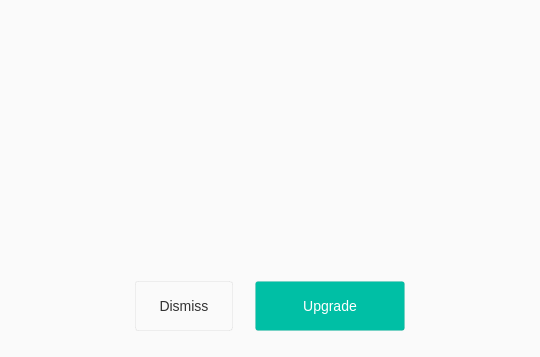
<?xml version="1.0" encoding="UTF-8"?>
<ui version="4.0">
 <class>OverquotaFullDialog</class>
 <widget class="QDialog" name="OverquotaFullDialog">
  <property name="geometry">
   <rect>
    <x>0</x>
    <y>0</y>
    <width>540</width>
    <height>357</height>
   </rect>
  </property>
  <property name="minimumSize">
   <size>
    <width>540</width>
    <height>357</height>
   </size>
  </property>
  <property name="maximumSize">
   <size>
    <width>540</width>
    <height>357</height>
   </size>
  </property>
  <property name="windowTitle">
   <string>Storage full</string>
  </property>
  <property name="styleSheet">
   <string notr="true">background-color: #FAFAFA;</string>
  </property>
  <layout class="QVBoxLayout" name="verticalLayout">
   <property name="spacing">
    <number>0</number>
   </property>
   <property name="leftMargin">
    <number>38</number>
   </property>
   <property name="topMargin">
    <number>22</number>
   </property>
   <property name="rightMargin">
    <number>38</number>
   </property>
   <property name="bottomMargin">
    <number>17</number>
   </property>
   <item>
    <widget class="QWidget" name="widgetHeader" native="true">
     <property name="maximumSize">
      <size>
       <width>16777215</width>
       <height>16777215</height>
      </size>
     </property>
     <layout class="QHBoxLayout" name="horizontalLayout">
      <property name="spacing">
       <number>15</number>
      </property>
      <property name="leftMargin">
       <number>0</number>
      </property>
      <property name="topMargin">
       <number>0</number>
      </property>
      <property name="rightMargin">
       <number>0</number>
      </property>
      <item>
       <spacer name="horizontalSpacer">
        <property name="orientation">
         <enum>Qt::Horizontal</enum>
        </property>
        <property name="sizeHint" stdset="0">
         <size>
          <width>40</width>
          <height>20</height>
         </size>
        </property>
       </spacer>
      </item>
      <item>
       <widget class="QPushButton" name="buttonWarning">
        <property name="maximumSize">
         <size>
          <width>36</width>
          <height>36</height>
         </size>
        </property>
        <property name="styleSheet">
         <string notr="true">border: none;</string>
        </property>
        <property name="text">
         <string/>
        </property>
        <property name="icon">
         <iconset resource="../Resources_linux.qrc">
          <normaloff>:/images/icon_warning_36.png</normaloff>:/images/icon_warning_36.png</iconset>
        </property>
        <property name="iconSize">
         <size>
          <width>36</width>
          <height>36</height>
         </size>
        </property>
       </widget>
      </item>
      <item>
       <widget class="QLabel" name="labelTitle">
        <property name="sizePolicy">
         <sizepolicy hsizetype="MinimumExpanding" vsizetype="Preferred">
          <horstretch>0</horstretch>
          <verstretch>0</verstretch>
         </sizepolicy>
        </property>
        <property name="minimumSize">
         <size>
          <width>335</width>
          <height>0</height>
         </size>
        </property>
        <property name="maximumSize">
         <size>
          <width>16777215</width>
          <height>16777215</height>
         </size>
        </property>
        <property name="font">
         <font>
          <family>SF UI Text</family>
          <pointsize>-1</pointsize>
         </font>
        </property>
        <property name="styleSheet">
         <string notr="true">#labelTitle
{
  color: #333333;
  font-family: &quot;SF UI Text&quot;;
  font-size: 20px;  
}</string>
        </property>
        <property name="text">
         <string/>
        </property>
        <property name="wordWrap">
         <bool>true</bool>
        </property>
       </widget>
      </item>
      <item>
       <spacer name="horizontalSpacer_2">
        <property name="orientation">
         <enum>Qt::Horizontal</enum>
        </property>
        <property name="sizeHint" stdset="0">
         <size>
          <width>40</width>
          <height>20</height>
         </size>
        </property>
       </spacer>
      </item>
     </layout>
    </widget>
   </item>
   <item>
    <spacer name="verticalSpacer_3">
     <property name="orientation">
      <enum>Qt::Vertical</enum>
     </property>
     <property name="sizeHint" stdset="0">
      <size>
       <width>20</width>
       <height>18</height>
      </size>
     </property>
    </spacer>
   </item>
   <item alignment="Qt::AlignHCenter">
    <widget class="QStackedWidget" name="stackedWidgetBigIcons">
     <property name="minimumSize">
      <size>
       <width>0</width>
       <height>0</height>
      </size>
     </property>
     <property name="maximumSize">
      <size>
       <width>16777215</width>
       <height>111</height>
      </size>
     </property>
     <property name="currentIndex">
      <number>0</number>
     </property>
     <widget class="QWidget" name="pageStorageFull">
      <property name="minimumSize">
       <size>
        <width>100</width>
        <height>100</height>
       </size>
      </property>
      <property name="maximumSize">
       <size>
        <width>100</width>
        <height>100</height>
       </size>
      </property>
      <layout class="QVBoxLayout" name="verticalLayout_2">
       <property name="spacing">
        <number>0</number>
       </property>
       <property name="leftMargin">
        <number>0</number>
       </property>
       <property name="topMargin">
        <number>0</number>
       </property>
       <property name="rightMargin">
        <number>0</number>
       </property>
       <property name="bottomMargin">
        <number>0</number>
       </property>
       <item>
        <widget class="QPushButton" name="buttonBigIcon">
         <property name="minimumSize">
          <size>
           <width>100</width>
           <height>100</height>
          </size>
         </property>
         <property name="maximumSize">
          <size>
           <width>100</width>
           <height>100</height>
          </size>
         </property>
         <property name="styleSheet">
          <string notr="true">border: none;</string>
         </property>
         <property name="text">
          <string/>
         </property>
         <property name="icon">
          <iconset resource="../Resources_linux.qrc">
           <normaloff>:/images/storage_full_100.png</normaloff>:/images/storage_full_100.png</iconset>
         </property>
         <property name="iconSize">
          <size>
           <width>100</width>
           <height>100</height>
          </size>
         </property>
        </widget>
       </item>
      </layout>
     </widget>
     <widget class="QWidget" name="pageBandwidthFull">
      <layout class="QVBoxLayout" name="verticalLayout_3">
       <property name="spacing">
        <number>0</number>
       </property>
       <property name="leftMargin">
        <number>0</number>
       </property>
       <property name="topMargin">
        <number>0</number>
       </property>
       <property name="rightMargin">
        <number>0</number>
       </property>
       <property name="bottomMargin">
        <number>0</number>
       </property>
       <item>
        <widget class="QPushButton" name="pushButton">
         <property name="minimumSize">
          <size>
           <width>94</width>
           <height>94</height>
          </size>
         </property>
         <property name="maximumSize">
          <size>
           <width>94</width>
           <height>94</height>
          </size>
         </property>
         <property name="styleSheet">
          <string notr="true">border: none;</string>
         </property>
         <property name="text">
          <string/>
         </property>
         <property name="icon">
          <iconset resource="../Resources_linux.qrc">
           <normaloff>:/images/transfer_empty_100.png</normaloff>:/images/transfer_empty_100.png</iconset>
         </property>
         <property name="iconSize">
          <size>
           <width>94</width>
           <height>94</height>
          </size>
         </property>
        </widget>
       </item>
      </layout>
     </widget>
    </widget>
   </item>
   <item>
    <spacer name="verticalSpacer_4">
     <property name="orientation">
      <enum>Qt::Vertical</enum>
     </property>
     <property name="sizeHint" stdset="0">
      <size>
       <width>20</width>
       <height>24</height>
      </size>
     </property>
    </spacer>
   </item>
   <item>
    <widget class="QLabel" name="labelMessage">
     <property name="minimumSize">
      <size>
       <width>444</width>
       <height>60</height>
      </size>
     </property>
     <property name="maximumSize">
      <size>
       <width>16777215</width>
       <height>16777215</height>
      </size>
     </property>
     <property name="styleSheet">
      <string notr="true">#labelMessage
{
	color: #242424;
	font-family: &quot;SF UI Text&quot;;
	font-size: 12px;	
	qproperty-alignment: AlignCenter;
}</string>
     </property>
     <property name="text">
      <string/>
     </property>
     <property name="wordWrap">
      <bool>true</bool>
     </property>
     <property name="margin">
      <number>0</number>
     </property>
    </widget>
   </item>
   <item>
    <spacer name="verticalSpacer_5">
     <property name="orientation">
      <enum>Qt::Vertical</enum>
     </property>
     <property name="sizeHint" stdset="0">
      <size>
       <width>20</width>
       <height>25</height>
      </size>
     </property>
    </spacer>
   </item>
   <item>
    <widget class="QWidget" name="widgetButtons" native="true">
     <layout class="QHBoxLayout" name="horizontalLayout_2">
      <property name="spacing">
       <number>22</number>
      </property>
      <property name="leftMargin">
       <number>0</number>
      </property>
      <property name="rightMargin">
       <number>0</number>
      </property>
      <item>
       <spacer name="horizontalSpacer_3">
        <property name="orientation">
         <enum>Qt::Horizontal</enum>
        </property>
        <property name="sizeHint" stdset="0">
         <size>
          <width>40</width>
          <height>20</height>
         </size>
        </property>
       </spacer>
      </item>
      <item>
       <widget class="QPushButton" name="buttonDismiss">
        <property name="minimumSize">
         <size>
          <width>98</width>
          <height>50</height>
         </size>
        </property>
        <property name="styleSheet">
         <string notr="true">#buttonDismiss
{
 background-color: qlineargradient(x1: 0, y1: 0, x2: 0, y2: 1,
                                      stop: 0 #ffffff, stop: 1 #fcfcfc);
 border-radius: 3px;
 border: 1px solid rgba(0, 0, 0, 5%);
 padding: 7px 14px 7px 14px;
 font-family: &quot;Lato&quot;;
 font-size: 14px;
 color: #333333;
}</string>
        </property>
        <property name="text">
         <string>Dismiss</string>
        </property>
       </widget>
      </item>
      <item>
       <widget class="QPushButton" name="buttonUpgrade">
        <property name="minimumSize">
         <size>
          <width>150</width>
          <height>50</height>
         </size>
        </property>
        <property name="styleSheet">
         <string notr="true">#buttonUpgrade
{
background-color: #00BFA5;
 border-radius: 3px;
 border: 1px solid rgba(0, 0, 0, 5%);
boder-color:#00AC94;
 padding: 7px 14px 7px 14px;
 font-family: &quot;Lato&quot;;
 font-size: 14px;
 color: #ffffff;

}</string>
        </property>
        <property name="text">
         <string>Upgrade</string>
        </property>
       </widget>
      </item>
      <item>
       <spacer name="horizontalSpacer_4">
        <property name="orientation">
         <enum>Qt::Horizontal</enum>
        </property>
        <property name="sizeHint" stdset="0">
         <size>
          <width>40</width>
          <height>20</height>
         </size>
        </property>
       </spacer>
      </item>
     </layout>
    </widget>
   </item>
  </layout>
 </widget>
 <resources>
  <include location="../Resources_linux.qrc"/>
 </resources>
 <connections/>
</ui>
